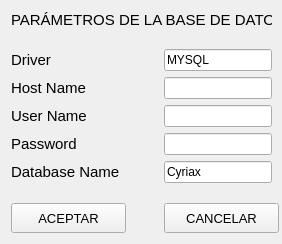
<?xml version="1.0" encoding="UTF-8"?>
<ui version="4.0">
 <class>confBD</class>
 <widget class="QWidget" name="confBD">
  <property name="geometry">
   <rect>
    <x>0</x>
    <y>0</y>
    <width>282</width>
    <height>244</height>
   </rect>
  </property>
  <property name="sizePolicy">
   <sizepolicy hsizetype="Preferred" vsizetype="Preferred">
    <horstretch>0</horstretch>
    <verstretch>0</verstretch>
   </sizepolicy>
  </property>
  <property name="minimumSize">
   <size>
    <width>282</width>
    <height>244</height>
   </size>
  </property>
  <property name="maximumSize">
   <size>
    <width>282</width>
    <height>244</height>
   </size>
  </property>
  <property name="baseSize">
   <size>
    <width>0</width>
    <height>0</height>
   </size>
  </property>
  <property name="windowTitle">
   <string>Conexión con la BD</string>
  </property>
  <layout class="QGridLayout" name="gridLayout">
   <item row="6" column="2">
    <widget class="QLineEdit" name="lineEdit_5">
     <property name="text">
      <string>Cyriax</string>
     </property>
    </widget>
   </item>
   <item row="5" column="2">
    <widget class="QLineEdit" name="lineEdit_4">
     <property name="echoMode">
      <enum>QLineEdit::Password</enum>
     </property>
    </widget>
   </item>
   <item row="3" column="2">
    <widget class="QLineEdit" name="lineEdit_2"/>
   </item>
   <item row="2" column="0">
    <widget class="QLabel" name="label_2">
     <property name="font">
      <font>
       <family>Cantarell</family>
       <pointsize>11</pointsize>
      </font>
     </property>
     <property name="text">
      <string>Driver</string>
     </property>
    </widget>
   </item>
   <item row="3" column="0">
    <widget class="QLabel" name="label_3">
     <property name="font">
      <font>
       <family>Cantarell</family>
       <pointsize>11</pointsize>
      </font>
     </property>
     <property name="text">
      <string>Host Name</string>
     </property>
    </widget>
   </item>
   <item row="6" column="0">
    <widget class="QLabel" name="label_6">
     <property name="font">
      <font>
       <family>Cantarell</family>
       <pointsize>11</pointsize>
      </font>
     </property>
     <property name="text">
      <string>Database Name</string>
     </property>
    </widget>
   </item>
   <item row="8" column="0">
    <widget class="QPushButton" name="pushButton">
     <property name="minimumSize">
      <size>
       <width>115</width>
       <height>30</height>
      </size>
     </property>
     <property name="maximumSize">
      <size>
       <width>115</width>
       <height>30</height>
      </size>
     </property>
     <property name="font">
      <font>
       <family>Cantarell</family>
       <pointsize>10</pointsize>
      </font>
     </property>
     <property name="text">
      <string>ACEPTAR</string>
     </property>
    </widget>
   </item>
   <item row="2" column="2">
    <widget class="QLineEdit" name="lineEdit">
     <property name="text">
      <string>MYSQL</string>
     </property>
    </widget>
   </item>
   <item row="4" column="0">
    <widget class="QLabel" name="label_4">
     <property name="font">
      <font>
       <family>Cantarell</family>
       <pointsize>11</pointsize>
      </font>
     </property>
     <property name="text">
      <string>User Name</string>
     </property>
    </widget>
   </item>
   <item row="4" column="2">
    <widget class="QLineEdit" name="lineEdit_3"/>
   </item>
   <item row="8" column="2">
    <widget class="QPushButton" name="pushButton_2">
     <property name="minimumSize">
      <size>
       <width>115</width>
       <height>30</height>
      </size>
     </property>
     <property name="maximumSize">
      <size>
       <width>115</width>
       <height>30</height>
      </size>
     </property>
     <property name="font">
      <font>
       <family>Cantarell</family>
       <pointsize>10</pointsize>
      </font>
     </property>
     <property name="text">
      <string>CANCELAR</string>
     </property>
    </widget>
   </item>
   <item row="0" column="0" colspan="3">
    <widget class="QLabel" name="label">
     <property name="font">
      <font>
       <family>Cantarell</family>
       <pointsize>11</pointsize>
      </font>
     </property>
     <property name="text">
      <string>PARÁMETROS DE LA BASE DE DATOS</string>
     </property>
    </widget>
   </item>
   <item row="1" column="0">
    <spacer name="verticalSpacer">
     <property name="orientation">
      <enum>Qt::Vertical</enum>
     </property>
     <property name="sizeHint" stdset="0">
      <size>
       <width>20</width>
       <height>40</height>
      </size>
     </property>
    </spacer>
   </item>
   <item row="5" column="0">
    <widget class="QLabel" name="label_5">
     <property name="font">
      <font>
       <family>Cantarell</family>
       <pointsize>11</pointsize>
      </font>
     </property>
     <property name="text">
      <string>Password</string>
     </property>
    </widget>
   </item>
   <item row="7" column="0">
    <spacer name="verticalSpacer_2">
     <property name="orientation">
      <enum>Qt::Vertical</enum>
     </property>
     <property name="sizeHint" stdset="0">
      <size>
       <width>20</width>
       <height>40</height>
      </size>
     </property>
    </spacer>
   </item>
   <item row="8" column="1">
    <spacer name="horizontalSpacer">
     <property name="orientation">
      <enum>Qt::Horizontal</enum>
     </property>
     <property name="sizeHint" stdset="0">
      <size>
       <width>40</width>
       <height>20</height>
      </size>
     </property>
    </spacer>
   </item>
  </layout>
 </widget>
 <tabstops>
  <tabstop>lineEdit</tabstop>
  <tabstop>lineEdit_2</tabstop>
  <tabstop>lineEdit_3</tabstop>
  <tabstop>lineEdit_4</tabstop>
  <tabstop>lineEdit_5</tabstop>
  <tabstop>pushButton</tabstop>
  <tabstop>pushButton_2</tabstop>
 </tabstops>
 <resources/>
 <connections/>
</ui>
